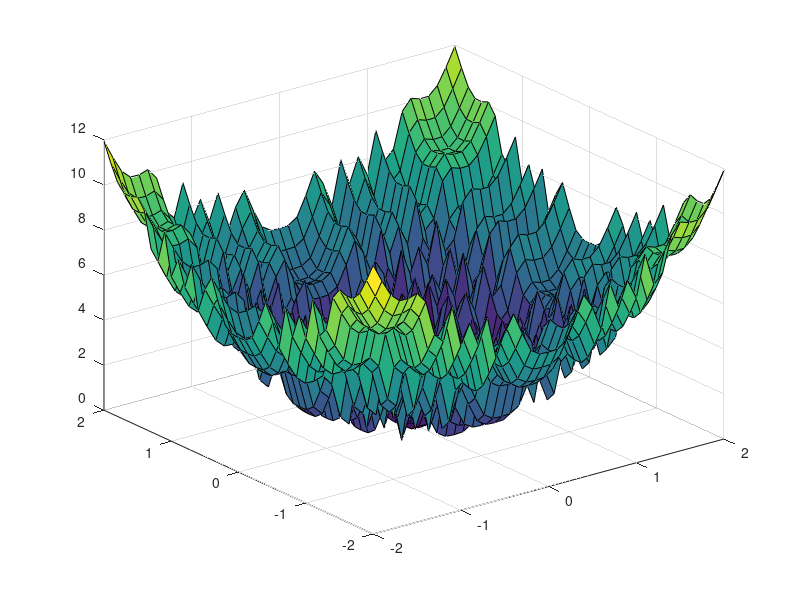

Write the MATLAB code that produced this figure. (Note: this script raises an error after producing the figure.)
clc;
clear;

%%так как у нас функция двух переменных то n = 2
F = @(x, y)(2+(x.^2-cos(18*x.^2))+(y.^2-cos(18*y.^2)));
[x,y]=meshgrid(-2:0.1:2);

Fx = F(x, y);
surf(x,y,Fx);

x = [0 0];
h = 0.5;
e = 0.0001;
syms xs ys
g = gradient(F(xs, ys), [xs ys]);
count = 0;
while 1
   count = count +1;
   gn = [double(subs(g(1), [xs ys], x)) double(subs(g(2), [xs ys], x))];
   x1 = x - h * gn;
   if abs(x1 - x) < e
       break
   end
   x = x1;
   h = h/1.1;
end
disp('Методом градиентного спуска:');
disp(x1);
disp('Количество итераций:');
disp(count);

hold on;
scatter3(x1(1), x1(2), F(x1(1), x1(2)), 80, 'red');

xm = fminsearch(@(n)(F(n(1),n(2))), x);
disp('Стандартными функциями:');
disp(xm);
disp('Разница с методом градиентного спуска:');
disp(abs(x1 - xm));
